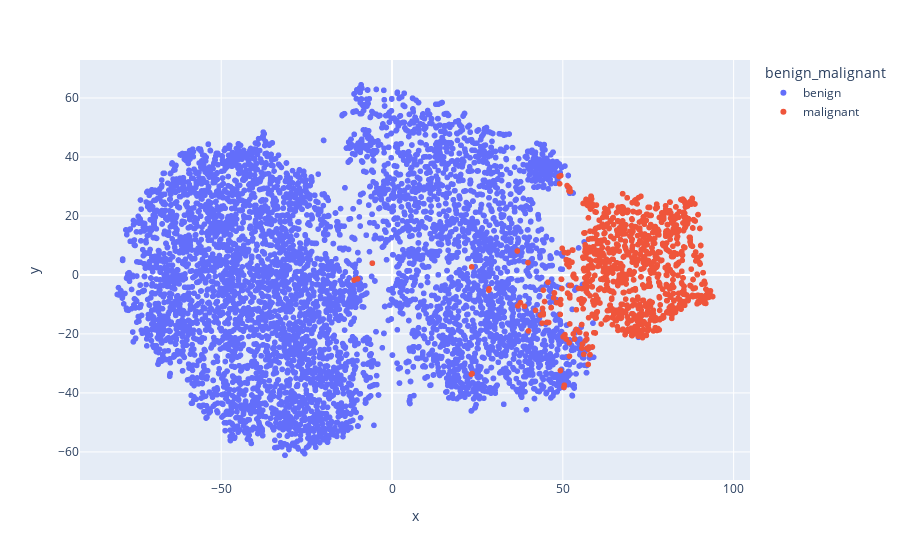

The cell this chart's notebook holds for it:
### Code cell
scatter(embeddings_metadata,  x='x', y='y', color='benign_malignant', hover_data='image_name')

### Figure 1 — Plotly figure (JSON) as saved in the notebook; plotly's stock layout.template omitted (floating-point values rounded to 4 significant figures; data arrays with more than 128 entries replaced by an {"elided": "..."} marker saying what was removed)
{"data": [{"customdata": {"elided": "6705x1 str values"}, "hovertemplate": "benign_malignant=benign<br>x=%{x}<br>y=%{y}<br>image_name=%{customdata[0]}<extra></extra>", "legendgroup": "benign", "marker": {"color": "#636efa", "symbol": "circle"}, "mode": "markers", "name": "benign", "showlegend": true, "type": "scattergl", "x": {"elided": "6705 float values"}, "xaxis": "x", "y": {"elided": "6705 float values"}, "yaxis": "y"}, {"customdata": {"elided": "1113x1 str values"}, "hovertemplate": "benign_malignant=malignant<br>x=%{x}<br>y=%{y}<br>image_name=%{customdata[0]}<extra></extra>", "legendgroup": "malignant", "marker": {"color": "#EF553B", "symbol": "circle"}, "mode": "markers", "name": "malignant", "showlegend": true, "type": "scattergl", "x": {"elided": "1113 float values"}, "xaxis": "x", "y": {"elided": "1113 float values"}, "yaxis": "y"}], "layout": {"legend": {"title": {"text": "benign_malignant"}, "tracegroupgap": 0}, "margin": {"t": 60}, "xaxis": {"anchor": "y", "domain": [0, 1], "title": {"text": "x"}}, "yaxis": {"anchor": "x", "domain": [0, 1], "title": {"text": "y"}}}}
